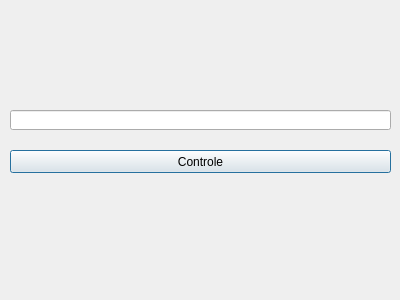
<?xml version="1.0" encoding="UTF-8"?>
<ui version="4.0">
 <class>Dialog</class>
 <widget class="QDialog" name="Dialog">
  <property name="geometry">
   <rect>
    <x>0</x>
    <y>0</y>
    <width>400</width>
    <height>300</height>
   </rect>
  </property>
  <property name="windowTitle">
   <string>Dialog</string>
  </property>
  <widget class="QLineEdit" name="edtSchriven">
   <property name="geometry">
    <rect>
     <x>10</x>
     <y>110</y>
     <width>381</width>
     <height>20</height>
    </rect>
   </property>
  </widget>
  <widget class="QLabel" name="lblSpreek">
   <property name="geometry">
    <rect>
     <x>10</x>
     <y>20</y>
     <width>381</width>
     <height>71</height>
    </rect>
   </property>
   <property name="text">
    <string/>
   </property>
  </widget>
  <widget class="QPushButton" name="btnOk">
   <property name="geometry">
    <rect>
     <x>10</x>
     <y>150</y>
     <width>381</width>
     <height>23</height>
    </rect>
   </property>
   <property name="text">
    <string>Controle</string>
   </property>
  </widget>
  <widget class="QLabel" name="lblGoedBezig">
   <property name="geometry">
    <rect>
     <x>20</x>
     <y>190</y>
     <width>381</width>
     <height>21</height>
    </rect>
   </property>
   <property name="text">
    <string/>
   </property>
  </widget>
 </widget>
 <resources/>
 <connections/>
</ui>
